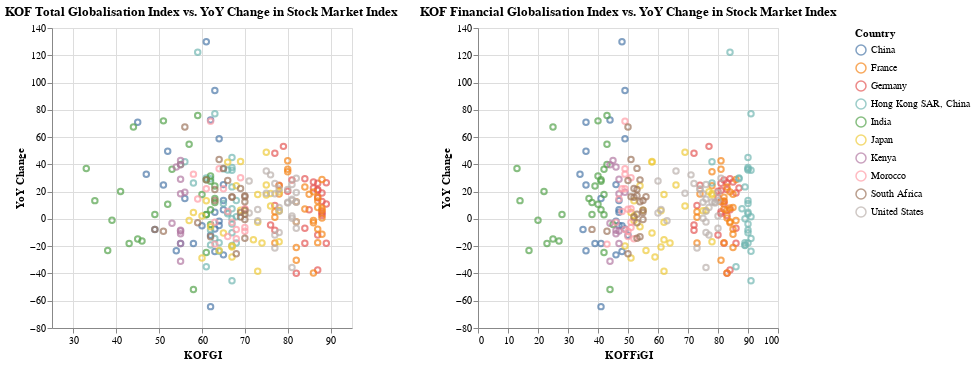

Notebook cell for this chart:
### Code cell
total_index_plot = alt.Chart(kof_df).mark_point().encode(
    x=alt.X('KOFGI').scale(domain=[25, 95]),
    y='YoY Change:Q',
    color=alt.Color('country:N', title='Country')
).properties(
    title='KOF Total Globalisation Index vs. YoY Change in Stock Market Index'
)

fin_index_plot = alt.Chart(kof_df).mark_point().encode(
    x=alt.X('KOFFiGI').scale(domain=[0, 100]),
    y='YoY Change:Q',
     color=alt.Color('country:N', title='Country')
).properties(
    title='KOF Financial Globalisation Index vs. YoY Change in Stock Market Index'
)

total_index_plot | fin_index_plot

### Figure 1 — Vega-Lite specification as saved in the notebook (floating-point values rounded to 4 significant figures; data arrays with more than 128 entries replaced by an {"elided": "..."} marker saying what was removed)
{"config": {"view": {"continuousWidth": 300, "continuousHeight": 300}}, "hconcat": [{"mark": {"type": "point"}, "encoding": {"color": {"field": "country", "title": "Country", "type": "nominal"}, "x": {"field": "KOFGI", "scale": {"domain": [25, 95]}, "type": "quantitative"}, "y": {"field": "YoY Change", "type": "quantitative"}}, "title": "KOF Total Globalisation Index vs. YoY Change in Stock Market Index"}, {"mark": {"type": "point"}, "encoding": {"color": {"field": "country", "title": "Country", "type": "nominal"}, "x": {"field": "KOFFiGI", "scale": {"domain": [0, 100]}, "type": "quantitative"}, "y": {"field": "YoY Change", "type": "quantitative"}}, "title": "KOF Financial Globalisation Index vs. YoY Change in Stock Market Index"}], "data": {"name": "data-a163c8049c7bb63de56c0e1bff77c936"}, "$schema": "https://vega.github.io/schema/vega-lite/v5.8.0.json", "datasets": {"data-a163c8049c7bb63de56c0e1bff77c936": {"elided": "256 records"}}}
